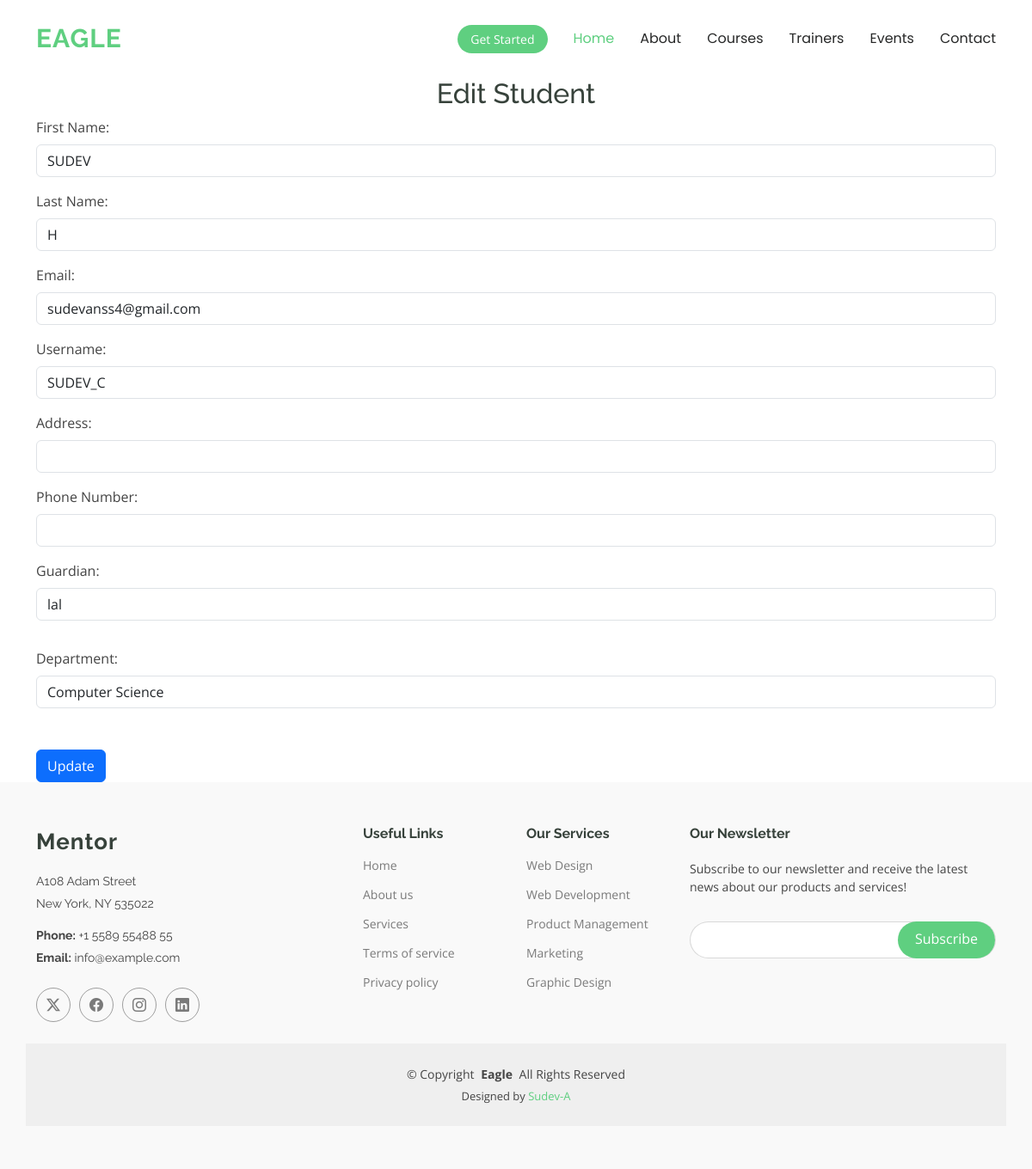
The page /student_edit/3/ on the database its author committed.
### myapp/models.py (models this page shows, shortened)
class Student(models.Model):
    student_id = models.OneToOneField(User, on_delete=models.CASCADE, related_name="student_profile")
    guardian = models.CharField(max_length=100, null=True, blank=True)

class User(AbstractUser):
    USERTYPE_CHOICES = (
        ("Student", "Student"),
        ("Teacher", "Teacher"),
    )
    usertype = models.CharField(max_length=50, choices=USERTYPE_CHOICES)
    address = models.CharField(max_length=255, null=True, blank=True)
    phone_number = models.CharField(max_length=15, null=True, blank=True)
    department = models.ForeignKey(Department, on_delete=models.SET_NULL, null=True, blank=True)
    picture = models.ImageField(upload_to="profiles/", null=True, blank=True)

### myapp/views.py (the view, shortened to what this page needs)
# urls.py: path('student_edit/<int:id>/', views.student_edit, name='student_edit'),
def student_edit(request, id):
    student = get_object_or_404(Student.objects.select_related("student_id"), id=id)
    user = student.student_id
    department = Department.objects.all()
    if not student:
        return redirect("student_h")
    return render(request, "student_edit.html", {"student": student,"departments": department})

### myapp/templates/student_edit.html (shortened to what this page needs)
{% load static %}
<!DOCTYPE html>
<html lang="en">
<head>
  <link href="{% static 'assets/vendor/bootstrap/css/bootstrap.min.css' %}" rel="stylesheet">
  <link href="{% static 'assets/vendor/bootstrap-icons/bootstrap-icons.css' %}" rel="stylesheet">
  <link href="{% static 'assets/vendor/aos/aos.css' %}" rel="stylesheet">
  <link href="{% static 'assets/vendor/glightbox/css/glightbox.min.css' %}" rel="stylesheet">
  <link href="{% static 'assets/vendor/swiper/swiper-bundle.min.css' %}" rel="stylesheet">
  <link href="{% static 'assets/css/main.css' %}" rel="stylesheet">
</head>
<body class="index-page">
  <header id="header" class="header d-flex align-items-center sticky-top">
    <div class="container-fluid container-xl position-relative d-flex align-items-center">
      <a href="#" class="logo d-flex align-items-center me-auto">
        <h1 class="sitename">Eagle</h1>
      </a>
      <nav id="navmenu" class="navmenu">
        <ul>
        {% block content1 %}
          <li><a href="#" class="active">Home<br></a></li>
          <li><a href="#">About</a></li>
          <li><a href="#">Courses</a></li>
          <li><a href="#">Trainers</a></li>
          <li><a href="#">Events</a></li>
          <li><a href="#">Contact</a></li>
        </ul>
      </nav>
      <a class="btn-getstarted" href="{% url 'login' %}">Get Started</a>
    </div>
  </header>
<body>
    <h2 class="text-center">Edit Student</h2>
          <form method="POST" class="container">
            <div class="mb-3">
              <label for="id_first_name" class="form-label">First Name:</label>
              <input type="text" id="id_first_name" name="FIRSTNAME" value="{{ student.student_id.first_name }}" class="form-control">
            </div>
            <div class="mb-3">
              <label for="id_last_name" class="form-label">Last Name:</label>
              <input type="text" id="id_last_name" name="LASTNAME" value="{{ student.student_id.last_name }}" class="form-control">
            </div>
            <div class="mb-3">
              <label for="id_email" class="form-label">Email:</label>
              <input type="email" id="id_email" name="EMAIL" value="{{ student.student_id.email }}" class="form-control">
            </div>
            <div class="mb-3">
              <label for="id_username" class="form-label">Username:</label>
              <input type="text" id="id_username" name="USERNAME" value="{{ student.student_id.username }}" class="form-control">
            </div>
            <div class="mb-3">
              <label for="id_address" class="form-label">Address:</label>
              <input type="text" id="id_address" name="ADDRESS" value="{{ student.address }}" class="form-control">
            </div>
            <div class="mb-3">
              <label for="id_phone_number" class="form-label">Phone Number:</label>
              <input type="text" id="id_phone_number" name="PHONE_NUMBER" value="{{ student.phone_number }}" class="form-control">
            </div>
            <div class="mb-3">
              <label for="id_guardian" class="form-label">Guardian:</label>
              <input type="text" id="id_guardian" name="GUARDIAN" value="{{ student.guardian }}" class="form-control">
            </div>
            <label for="department" class="form-label mt-3">Department:</label>
            <select name="department" class="form-control" required >
              {% for dept in departments %}
             <option value="{{ dept.id }}" {% if student.department.id == dept.id %}selected{% endif %}>
              {{ dept.department }}
             </option>
             {% endfor %}
            </select>
           <br><br>
            <button type="submit" class="btn btn-primary btn-update">Update</button>
          </form>
  <footer id="footer" class="footer position-relative light-background">
    <div class="container footer-top">
      <div class="row gy-4">
        <div class="col-lg-4 col-md-6 footer-about">
          <a href="#" class="logo d-flex align-items-center">
            <span class="sitename">Mentor</span>
          </a>
          <div class="footer-contact pt-3">
            <p>A108 Adam Street</p>
            <p>New York, NY 535022</p>
            <p class="mt-3"><strong>Phone:</strong> <span>+1 5589 55488 55</span></p>
            <p><strong>Email:</strong> <span>info@example.com</span></p>
          </div>
          <div class="social-links d-flex mt-4">
            <a href=""><i class="bi bi-twitter-x"></i></a>
            <a href=""><i class="bi bi-facebook"></i></a>
            <a href=""><i class="bi bi-instagram"></i></a>
            <a href=""><i class="bi bi-linkedin"></i></a>
          </div>
        </div>
        <div class="col-lg-2 col-md-3 footer-links">
          <h4>Useful Links</h4>
          <ul>
            <li><a href="#">Home</a></li>
            <li><a href="#">About us</a></li>
            <li><a href="#">Services</a></li>
            <li><a href="#">Terms of service</a></li>
            <li><a href="#">Privacy policy</a></li>
          </ul>
        </div>
        <div class="col-lg-2 col-md-3 footer-links">
          <h4>Our Services</h4>
          <ul>
            <li><a href="#">Web Design</a></li>
            <li><a href="#">Web Development</a></li>
            <li><a href="#">Product Management</a></li>
            <li><a href="#">Marketing</a></li>
            <li><a href="#">Graphic Design</a></li>
          </ul>
        </div>
        <div class="col-lg-4 col-md-12 footer-newsletter">
          <h4>Our Newsletter</h4>
          <p>Subscribe to our newsletter and receive the latest news about our products and services!</p>
          <form action="forms/newsletter.php" method="post" class="php-email-form">
            <div class="newsletter-form"><input type="email" name="email"><input type="submit" value="Subscribe"></div>
          </form>
        </div>
      </div>
    </div>
    <div class="container copyright text-center mt-4">
      <p>© <span>Copyright</span> <strong class="px-1 sitename">Eagle</strong> <span>All Rights Reserved</span></p>
      <div class="credits">
        Designed by <a href="#">Sudev-A</a>
      </div>
    </div>
  </footer>
</body>
</html>

### rows shown on the page
Student: FIRSTNAME "SUDEV", LASTNAME "H", EMAIL "sudevanss4@gmail.com", USERNAME "SUDEV_C", GUARDIAN "lal"

### other values the page prints
form field department "Computer Science"
